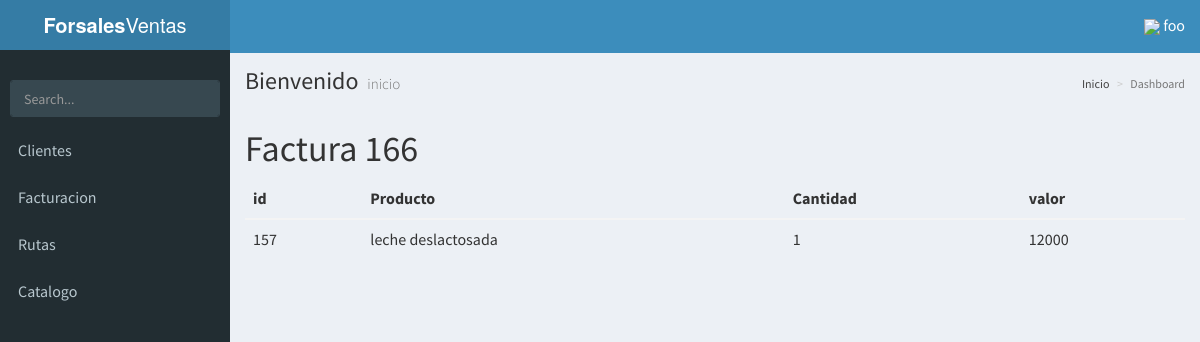
Page /factura/166 (signed in) on the committed database.
### facturacion/models.py (models this page shows)
class factura(models.Model):
	fecha_creacion = models.DateTimeField(default=datetime.datetime.now())
	factualizacion = models.DateTimeField(default=datetime.datetime.now())
	valor_total = models.IntegerField(default=0)
	cliente = models.ForeignKey(cliente)

class factura_detalle(models.Model):
	factura = models.ForeignKey(factura)
	producto = models.ForeignKey(producto)
	cantidad = models.IntegerField()
	valor = models.IntegerField()
	valor_total = models.IntegerField()

### base/models.py (models this page shows, shortened)
class producto(models.Model):
	nombre = models.CharField(max_length=20)
	cantidad = models.IntegerField()
	precio = models.IntegerField()
	fecha = models.DateTimeField()
	unida = models.ForeignKey(unidades)
	stock_minimo = models.IntegerField(default=10)
	stock_maximo = models.IntegerField(default=200)
	def __str__(self):
		return self.nombre

### facturacion/views.py (the view)
# urls.py: url(r'^factura/(?P<pkfactura>\d+)$', FacturaDetail, name="ver_factura_detalle"),
@login_required
def FacturaDetail(request, pkfactura):
	objfactura = factura.objects.get(pk=pkfactura)
	queryset = factura_detalle.objects.filter(factura=objfactura)
	context = {"factura":objfactura,"detalle":queryset}
	return render(request,"factura/detalle.html",context)

### facturacion/templates/factura/detalle.html
{% extends 'AdminLTE/index.html' %}
{% block content %}
	<h1>Factura {{ factura.pk }}</h1>
	<table class="table">
		<thead>
			<tr>
				<th>id</th>
				<th>Producto</th>
				<th>Cantidad</th>
				<th>valor</th>
			</tr>
		</thead>
		<tbody>
			{% for det in detalle %}
				<tr>
					<td>{{ det.pk }}</td>
					<td>{{ det.producto }}</td>
					<td>{{ det.cantidad }}</td>
					<td>{{ det.valor }}</td>
				</tr>
			{% empty %}
				<tr>
					<td>Sin Productos</td>
				</tr>
			{% endfor %}
		</tbody>
	</table>
{% endblock content %}

### base/templates/AdminLTE/index.html (shortened to what this page needs)
{% load static %}
<!DOCTYPE html>
<html>
<head>
<link rel="stylesheet" href="https://unpkg.com/bootstrap-material-design@4.0.0-beta.3/dist/css/bootstrap-material-design.min.css"
>
  <link rel="stylesheet" href="{% static 'css/AdminLTE/bootstrap/css/bootstrap.min.css' %}">
  <link rel="stylesheet" href="{% static 'css/AdminLTE/AdminLTE.min.css' %}">
  <link rel="stylesheet" href="{% static 'css/AdminLTE/skins/_all-skins.min.css' %}">
  <link rel="stylesheet" href="{% static 'css/AdminLTE/plugins/iCheck/flat/blue.css' %}">
  <link rel="stylesheet" href="{% static 'css/AdminLTE/plugins/morris/morris.css' %}">
  <link rel="stylesheet" href="{% static 'css/AdminLTE/plugins/jvectormap/jquery-jvectormap-1.2.2.css' %}">
  <link rel="stylesheet" href="{% static 'css/AdminLTE/plugins/datepicker/datepicker3.css' %}">
  <link rel="stylesheet" href="{% static 'css/AdminLTE/plugins/daterangepicker/daterangepicker.css' %}">
  <link rel="stylesheet" href="{% static 'css/AdminLTE/plugins/bootstrap-wysihtml5/bootstrap3-wysihtml5.min.css' %}">
  <link rel="stylesheet" href="{% static 'alertifyjs/css/alertify.min.css' %}">
  <link rel="stylesheet" href="{% static 'alertifyjs/css/themes/bootstrap.min.css' %}">
  <link rel="stylesheet" href="{% static 'vue/vue-good-table/vue-good-table.css' %}">
</head>
<body class="hold-transition skin-blue sidebar-mini">
<div class="wrapper" id="vue-root">
  <header class="main-header">
    <a href="/" class="logo">
      <span class="logo-lg"><b>Forsales</b>Ventas</span>
    </a>
    <nav class="navbar navbar-static-top">
      <a href="#" class="sidebar-toggle" data-toggle="offcanvas" role="button">
      </a>
      <div class="navbar-custom-menu">
        <ul class="nav navbar-nav">
          <li class="dropdown user user-menu">
            <a href="#" class="dropdown-toggle" data-toggle="dropdown">
             <img style="width: 10%; " src="{% static 'img/user.png' %}">
              <span class="hidden-xs">{{ request.user.username }}</span>
            </a>
          </li>
        </ul>
      </div>
    </nav>
  </header>
  <aside class="main-sidebar">
    <section class="sidebar">
      <div class="user-panel">
      </div>
      <form action="#" method="get" class="sidebar-form">
        <div class="input-group">
          <input type="text" name="q" class="form-control" placeholder="Search...">
              <span class="input-group-btn">
                <button type="submit" name="search" id="search-btn" class="btn btn-flat">
                </button>
              </span>
        </div>
      </form>
      <ul class="sidebar-menu">
      {% if request.user.is_superuser %}
        <li class="header">PANEL DE CONTROL</li>
        <li>
          <a href="{% url 'listar_productos' %}">
            <i class="fa fa-shopping-basket" aria-hidden="true"><span>Productos</span></i>
          </a>
        </li>
        <li>
          <a href="{% url 'listar_clientes' %}">
            <i class="fa fa-th"></i> <span>Clientes</span>
          </a>
        </li>
        <li>
          <a href="{% url 'bodega' 'main' %}">
            <i class="fa fa-th"></i> <span>Bodega</span>
          </a>
        </li>
        <li>
          <a href="{% url 'listar_distribuidores' %}">
            <i class="fa fa-th"></i> <span>Distribuidores</span>
          </a>
        </li>
        <li>
          <a href="{% url 'listar_proveedores' %}">
            <i class="fa fa-th"></i> <span>Proveedores</span>
          </a>
        </li>
        <li class="treeview">
          <a href="#">
            <i class="fa fa-dashboard"></i> <span>Facturacion</span>
            <span class="pull-right-container">
              <i class="fa fa-angle-left pull-right"></i>
            </span>
          </a>
          <ul class="treeview-menu">
            <li class=""><a href="{% url 'factura' %}"><i class="fa fa-circle-o"></i> Listar</a></li>
          </ul>
           <ul class="treeview-menu">
            <li class=""><a href="{% url 'reportes' %}"><i class="fa fa-circle-o"></i> reportes</a></li>
          </ul>
        </li>
        <li class="treeview">
          <a href="#">
            <i class="fa fa-dashboard"></i> <span>Inventario</span>
            <span class="pull-right-container">
              <i class="fa fa-angle-left pull-right"></i>
            </span>
          </a>
          <ul class="treeview-menu">
            <li class=""><a href="{% url 'movimiento' %}"><i class="fa fa-circle-o"></i> Movimientos</a></li>
          </ul>
        </li>
        <li class="treeview">
          <a href="#">
            <i class="fa fa-dashboard"></i> <span>Catalogo</span>
            <span class="pull-right-container">
              <i class="fa fa-angle-left pull-right"></i>
            </span>
          </a>
          <ul class="treeview-menu">
            <li class=""><a href="{% url 'catalogos' %}"><i class="fa fa-circle-o"></i> Lista</a></li>
          </ul>
        </li>
        <li class="treeview">
          <a href="#">
            <i class="fa fa-dashboard"></i> <span>Rutas</span>
            <span class="pull-right-container">
              <i class="fa fa-angle-left pull-right"></i>
            </span>
          </a>
          <ul class="treeview-menu">
            <li class=""><a href="{% url 'rutas-mapa' %}"><i class="fa fa-circle-o"></i> Rutas</a></li>
          </ul>
        </li>
      {% else %}
        {% if request.user %}
<li>
          <a href="{% url 'listar_clientes' %}">
             <span>Clientes</span>
          </a>
        </li>
          <li class="treeview">
            <a href="#">
               <span>Facturacion</span>
            </a>
          </li>
          <li class="treeview">
            <a href="#">
               <span>Rutas</span>
            </a>
          </li>
        <li class="treeview">
          <a href="#">
             <span>Catalogo</span>
          </a>
        </li>
        {% endif %}
      {% endif %}
      </ul>
    </section>
  </aside>
  <div class="content-wrapper">
    <section class="content-header">
      <h1>
        Bienvenido
        <small>inicio</small>
      </h1>
      <ol class="breadcrumb">
        <li><a href="#"> Inicio</a></li>
        <li class="active">Dashboard</li>
      </ol>
    </section>
    <section class="content">
      {% block content %}
      {% endblock content %}
    </section>
  </div>
</div>
</body>
</html>

### base/templates/AdminLTE/index.html (style rules this page uses)
html, body { font-size: 16px !important; }
.navbar { display: inherit !important; }

### rows in the picture
factura: pk "166"
factura_detalle: pk "157", producto "leche deslactosada", cantidad "1", valor "12000"

### other values in the picture
{{ request.user.username }} "foo"
